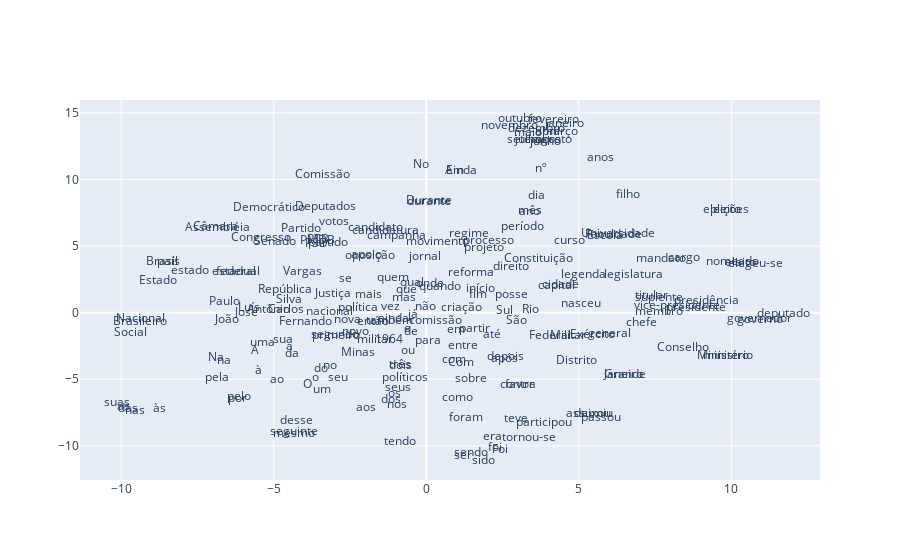

This figure's notebook cell:
### Code cell
plot_with_plotly(x_vals, y_vals, labels)

### Figure 1 — Plotly figure (JSON) as saved in the notebook; plotly's stock layout.template omitted (floating-point values rounded to 4 significant figures; data arrays with more than 128 entries replaced by an {"elided": "..."} marker saying what was removed)
{"data": [{"mode": "text", "text": {"elided": "201 str values"}, "type": "scatter", "x": {"elided": "201 float values"}, "y": {"elided": "201 float values"}}], "layout": {}}
